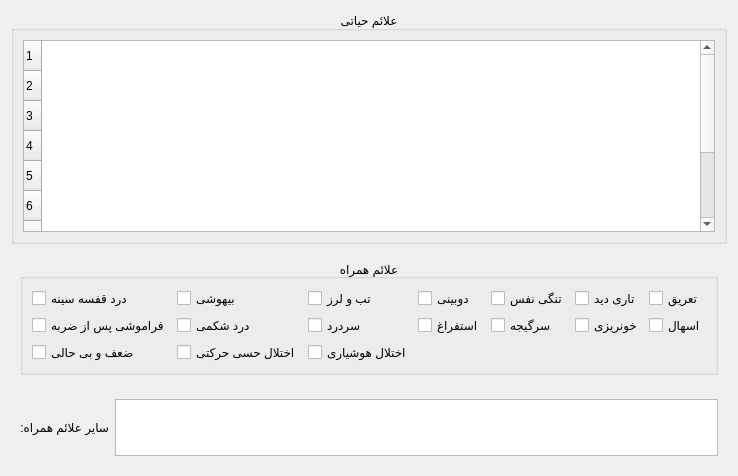
     <widget class="QWidget" name="symptoms_tab">
      <attribute name="title">
       <string>علائم حیاتی و همراه</string>
      </attribute>
      <layout class="QVBoxLayout" name="verticalLayout_5">
       <item>
        <widget class="QGroupBox" name="vital_signs_group_Box">
         <property name="title">
          <string>علائم حیاتی</string>
         </property>
         <property name="alignment">
          <set>Qt::AlignmentFlag::AlignCenter</set>
         </property>
         <layout class="QVBoxLayout" name="verticalLayout_6">
          <item>
           <widget class="QTableWidget" name="vital_signs_table_Widget">
            <property name="focusPolicy">
             <enum>Qt::FocusPolicy::NoFocus</enum>
            </property>
            <property name="layoutDirection">
             <enum>Qt::LayoutDirection::LeftToRight</enum>
            </property>
            <property name="editTriggers">
             <set>QAbstractItemView::EditTrigger::NoEditTriggers</set>
            </property>
            <property name="tabKeyNavigation">
             <bool>false</bool>
            </property>
            <property name="showDropIndicator" stdset="0">
             <bool>false</bool>
            </property>
            <property name="alternatingRowColors">
             <bool>true</bool>
            </property>
            <property name="selectionMode">
             <enum>QAbstractItemView::SelectionMode::NoSelection</enum>
            </property>
            <property name="cornerButtonEnabled">
             <bool>false</bool>
            </property>
            <property name="rowCount">
             <number>10</number>
            </property>
            <property name="supportedDragActions">
             <set>Qt::DropAction::IgnoreAction</set>
            </property>
            <attribute name="verticalHeaderDefaultSectionSize">
             <number>30</number>
            </attribute>
            <attribute name="verticalHeaderStretchLastSection">
             <bool>false</bool>
            </attribute>
            <row/>
            <row/>
            <row/>
            <row/>
            <row/>
            <row/>
            <row/>
            <row/>
            <row/>
            <row/>
           </widget>
          </item>
         </layout>
        </widget>
       </item>
       <item>
        <widget class="QWidget" name="symptoms_section" native="true">
         <property name="maximumSize">
          <size>
           <width>16777215</width>
           <height>175</height>
          </size>
         </property>
         <layout class="QGridLayout" name="gridLayout">
          <item row="0" column="0">
           <widget class="QGroupBox" name="symptoms_group_box">
            <property name="maximumSize">
             <size>
              <width>16777215</width>
              <height>175</height>
             </size>
            </property>
            <property name="title">
             <string>علائم همراه</string>
            </property>
            <property name="alignment">
             <set>Qt::AlignmentFlag::AlignCenter</set>
            </property>
            <property name="flat">
             <bool>false</bool>
            </property>
            <property name="checkable">
             <bool>false</bool>
            </property>
            <layout class="QGridLayout" name="gridLayout_2">
             <item row="2" column="1">
              <widget class="QCheckBox" name="has_sensory_motor_disturbance_checkbox">
               <property name="text">
                <string>اختلال حسی حرکتی</string>
               </property>
              </widget>
             </item>
             <item row="1" column="0">
              <widget class="QCheckBox" name="has_memory_loss_post_trauma_checkbox">
               <property name="text">
                <string>فراموشی پس از ضربه</string>
               </property>
              </widget>
             </item>
             <item row="1" column="1">
              <widget class="QCheckBox" name="has_abdominal_pain_checkbox">
               <property name="text">
                <string>درد شکمی</string>
               </property>
              </widget>
             </item>
             <item row="0" column="4">
              <widget class="QCheckBox" name="has_shortness_of_breath_checkbox">
               <property name="text">
                <string>تنگی نفس</string>
               </property>
              </widget>
             </item>
             <item row="2" column="2">
              <widget class="QCheckBox" name="has_altered_consciousness_checkbox">
               <property name="text">
                <string>اختلال هوشیاری</string>
               </property>
              </widget>
             </item>
             <item row="1" column="3">
              <widget class="QCheckBox" name="has_vomiting_checkbox">
               <property name="text">
                <string>استفراغ</string>
               </property>
              </widget>
             </item>
             <item row="1" column="5">
              <widget class="QCheckBox" name="has_bleeding_checkbox">
               <property name="text">
                <string>خونریزی</string>
               </property>
              </widget>
             </item>
             <item row="1" column="6">
              <widget class="QCheckBox" name="has_diarrhea_checkbox">
               <property name="text">
                <string>اسهال</string>
               </property>
              </widget>
             </item>
             <item row="0" column="3">
              <widget class="QCheckBox" name="has_double_vision_checkbox">
               <property name="text">
                <string>دوبینی</string>
               </property>
              </widget>
             </item>
             <item row="1" column="2">
              <widget class="QCheckBox" name="has_headache_checkbox">
               <property name="text">
                <string>سردرد</string>
               </property>
              </widget>
             </item>
             <item row="0" column="5">
              <widget class="QCheckBox" name="has_blurred_vision_checkbox">
               <property name="text">
                <string>تاری دید</string>
               </property>
              </widget>
             </item>
             <item row="1" column="4">
              <widget class="QCheckBox" name="has_dizziness_checkbox">
               <property name="text">
                <string>سرگیجه</string>
               </property>
              </widget>
             </item>
             <item row="0" column="1">
              <widget class="QCheckBox" name="has_fainting_checkbox">
               <property name="text">
                <string>بیهوشی</string>
               </property>
              </widget>
             </item>
             <item row="0" column="2">
              <widget class="QCheckBox" name="has_fever_chills_checkbox">
               <property name="text">
                <string>تب و لرز</string>
               </property>
              </widget>
             </item>
             <item row="0" column="0">
              <widget class="QCheckBox" name="has_chest_pain_checkbox">
               <property name="text">
                <string>درد قفسه سینه</string>
               </property>
              </widget>
             </item>
             <item row="0" column="6">
              <widget class="QCheckBox" name="has_sweating_checkbox">
               <property name="text">
                <string>تعریق</string>
               </property>
              </widget>
             </item>
             <item row="2" column="0">
              <widget class="QCheckBox" name="has_weakness_checkBox">
               <property name="text">
                <string>ضعف و بی حالی</string>
               </property>
              </widget>
             </item>
            </layout>
           </widget>
          </item>
         </layout>
        </widget>
       </item>
       <item>
        <widget class="QWidget" name="other_symptoms_section" native="true">
         <property name="maximumSize">
          <size>
           <width>16777215</width>
           <height>75</height>
          </size>
         </property>
         <layout class="QHBoxLayout" name="horizontalLayout_21">
          <item>
           <widget class="QLabel" name="other_symptoms_label">
            <property name="text">
             <string>سایر علائم همراه:</string>
            </property>
            <property name="textFormat">
             <enum>Qt::TextFormat::PlainText</enum>
            </property>
           </widget>
          </item>
          <item>
           <widget class="QPlainTextEdit" name="other_symptoms_field">
            <property name="readOnly">
             <bool>true</bool>
            </property>
           </widget>
          </item>
         </layout>
        </widget>
       </item>
      </layout>
     </widget>
